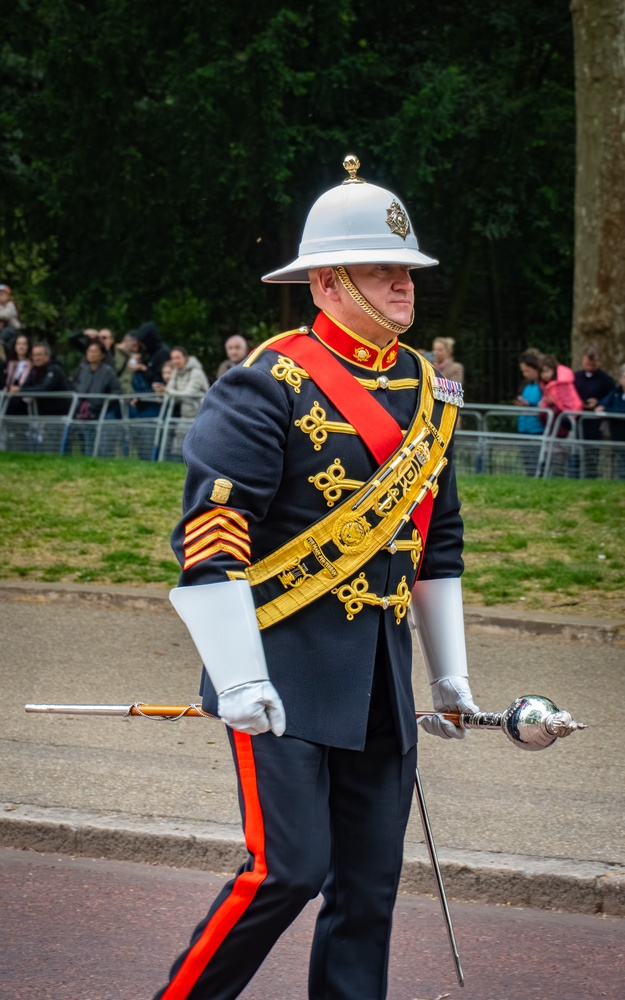
#> input picture images/fra-206.jpg, 625 x 1000 px, shrunk from 3396 x 5434 before the run
$ python -i motion_blur.py   (imports and definitions only)   (older library calls are emulated)
#> lines starting #> are read from the running program, lines starting #| are printed output that depends on the picture; after the words box and inside, x2 and y2 are one past the last pixel; in counts of white or black regions, pixels touching at a corner belong together
import cv2
import numpy as np

def compute_motion_directionality(gray):
    """
    Returns how strongly edge directions are concentrated.
    0 -> edges spread in many directions
    1 -> edges mostly point in one direction
    """

    #sobel gradients
    gx = cv2.Sobel(gray, cv2.CV_64F, 1, 0, ksize=3)
    gy = cv2.Sobel(gray, cv2.CV_64F, 0, 1, ksize=3)

    #edge strength(how strong each edge is)
    magnitude = np.sqrt(gx**2 + gy**2)

    #ignore tiny gradients (Otherwise tiny noisy pixels become 'edges')
    mask = magnitude > 20

    if np.sum(mask) == 0:
        return{
            "motion_directionality": 0
        }

    #edge angle
    angles = np.arctan2(gy[mask], gx[mask])

    #Map angles into [0, 180]
    angles = (angles + 180) % 180

    #histogram
    hist, _ = np.histogram(
        angles,
        bins=18,
        range=(0,180)
    )

    directionality = hist.max() / hist.sum()

    return{
        "motion_directionality": float(directionality)
    }

>>> import cv2
>>> picture = cv2.imread('../images/fra-206.jpg', cv2.IMREAD_GRAYSCALE)
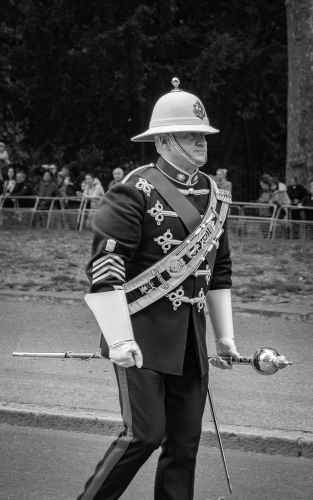
#> picture: shape (1000, 625) (shown at 1/2 size); min 0, max 255, mean 80.5
>>> result = compute_motion_directionality(picture)
#> in compute_motion_directionality, `gx = cv2.Sobel(gray, cv2.CV_64F, 1, 0, ksize=3)`:
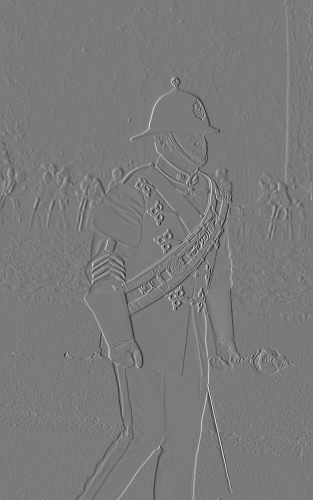
#> gx: shape (1000, 625) float64 (shown at 1/2 size); min -768, max 830, mean 0.1; drawn with min black and max white
#> in compute_motion_directionality, `gy = cv2.Sobel(gray, cv2.CV_64F, 0, 1, ksize=3)`:
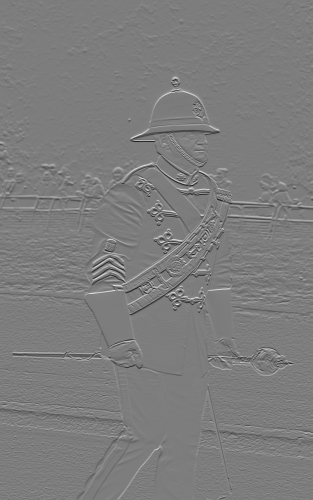
#> gy: shape (1000, 625) float64 (shown at 1/2 size); min -757, max 785, mean 0.6; drawn with min black and max white
#> in compute_motion_directionality, `magnitude = np.sqrt(gx**2 + gy**2)`:
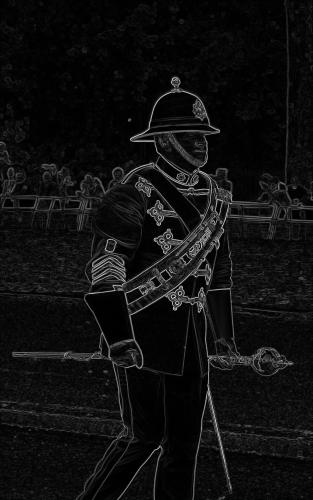
#> magnitude: shape (1000, 625) float64 (shown at 1/2 size); min 0, max 843.2, mean 54.2; drawn with min black and max white
#> in compute_motion_directionality, `mask = magnitude > 20`:
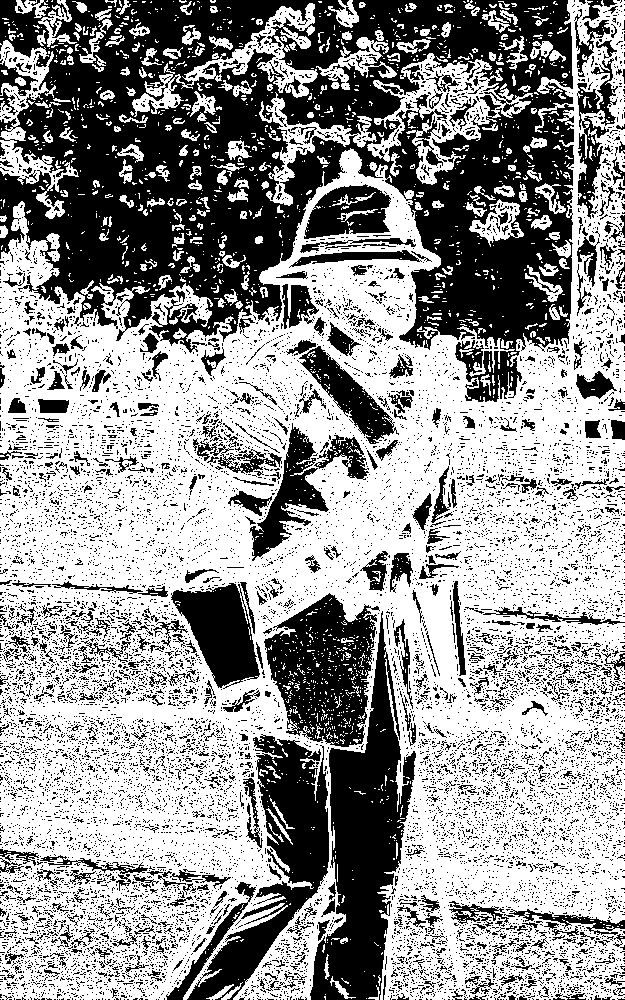
#> mask: shape (1000, 625) bool; 59.1% white; 13443 black regions (12880 under 20 px), largest, box (x1, y1, x2, y2) and area: (0, 0, 574, 402) 120835, (310, 611, 416, 1000) 18025, (187, 734, 329, 1000) 12160
#> in compute_motion_directionality, `hist, _ = np.histogram( angles, bins=18, range=(0,180) )`: hist = 18 values, max 187080 at index 0, min 0 at index 1, mean 20534.7
#> in compute_motion_directionality, `directionality = hist.max() / hist.sum()`: directionality = 0.506
#> result = {'motion_directionality': 0.506}

$ run again, on images/fra-210.jpg
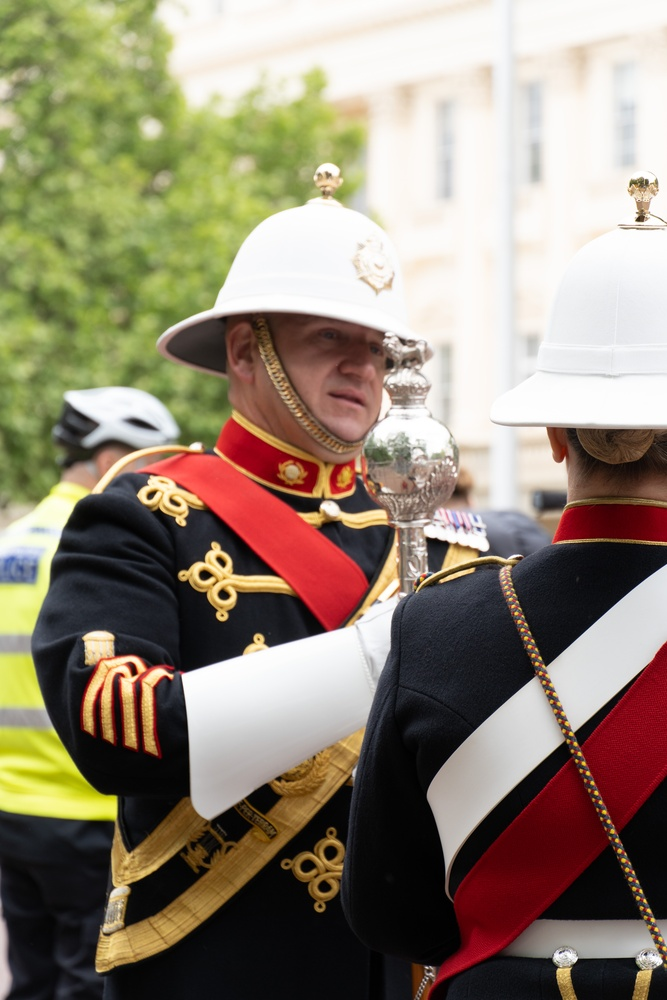
#> input picture images/fra-210.jpg, 667 x 1000 px, shrunk from 4000 x 6000 before the run
#> in compute_motion_directionality, `magnitude = np.sqrt(gx**2 + gy**2)`:
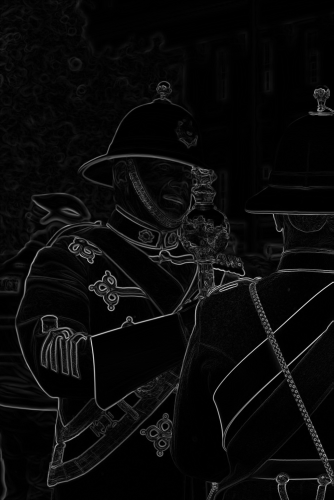
#> magnitude: shape (1000, 667) float64 (shown at 1/2 size); min 0, max 961.4, mean 38.9; drawn with min black and max white
#> in compute_motion_directionality, `mask = magnitude > 20`:
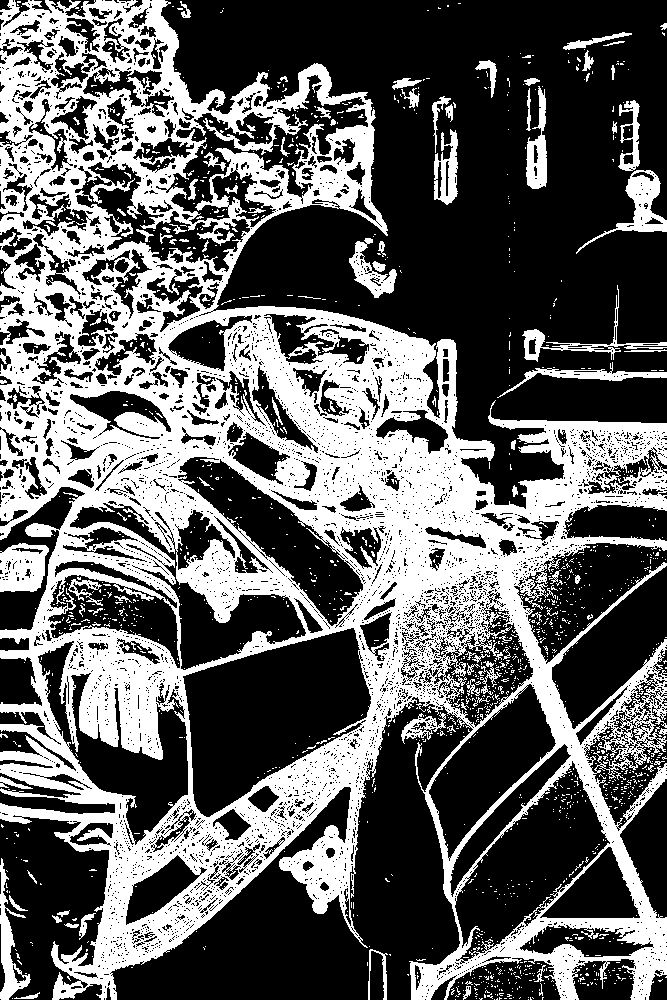
#> mask: shape (1000, 667) bool; 37.6% white; 1466 white regions (1368 under 20 px), largest, box (x1, y1, x2, y2) and area: (0, 0, 667, 1000) 229084, (0, 543, 49, 592) 1824, (576, 170, 667, 254) 1709
#> hist = 18 values, max 130133 at index 17, min 0 at index 1, mean 13941.5
#> directionality = 0.519
#> result = {'motion_directionality': 0.519}

$ run again, on images/fra-587.jpg
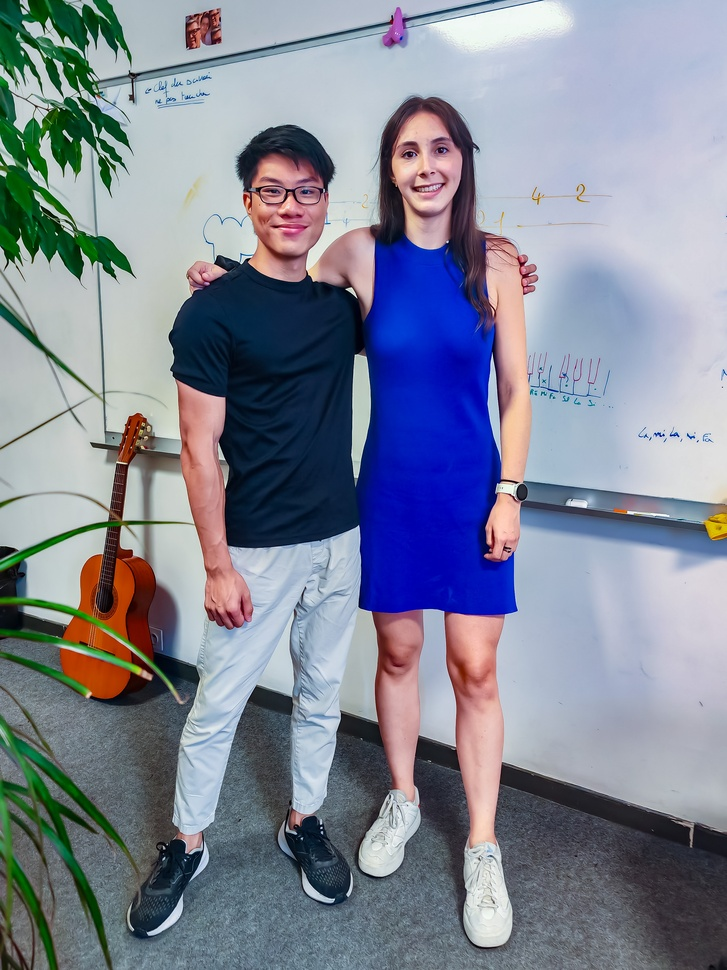
#> input picture images/fra-587.jpg, 727 x 970 px, shrunk from 2835 x 3780 before the run
#> in compute_motion_directionality, `magnitude = np.sqrt(gx**2 + gy**2)`:
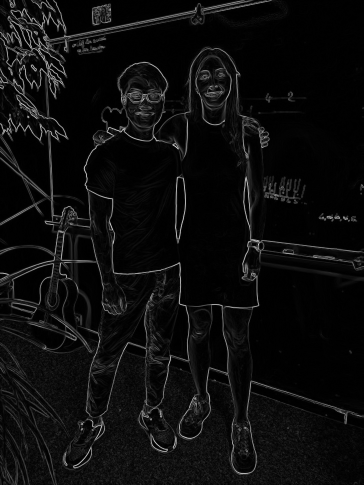
#> magnitude: shape (970, 727) float64 (shown at 1/2 size); min 0, max 958.3, mean 49.8; drawn with min black and max white
#> in compute_motion_directionality, `mask = magnitude > 20`:
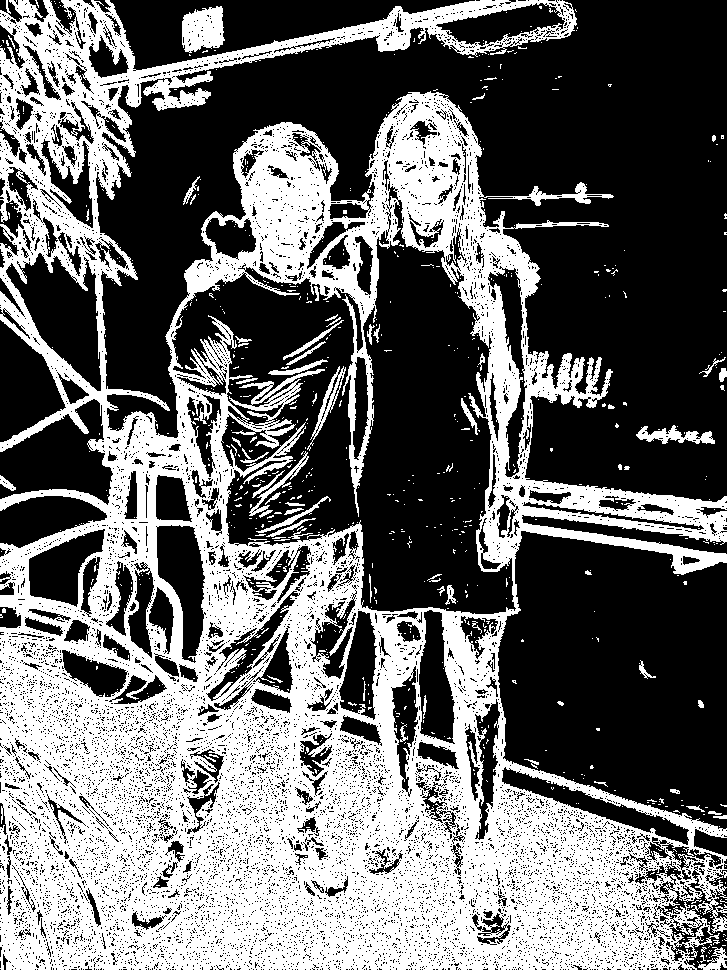
#> mask: shape (970, 727) bool; 41.7% white; 752 white regions (685 under 20 px), largest, box (x1, y1, x2, y2) and area: (0, 0, 727, 970) 284557, (182, 6, 225, 53) 1532, (636, 425, 715, 444) 711
#> hist = 18 values, max 151162 at index 0, min 0 at index 1, mean 16334.7
#> directionality = 0.514
#> result = {'motion_directionality': 0.514}
